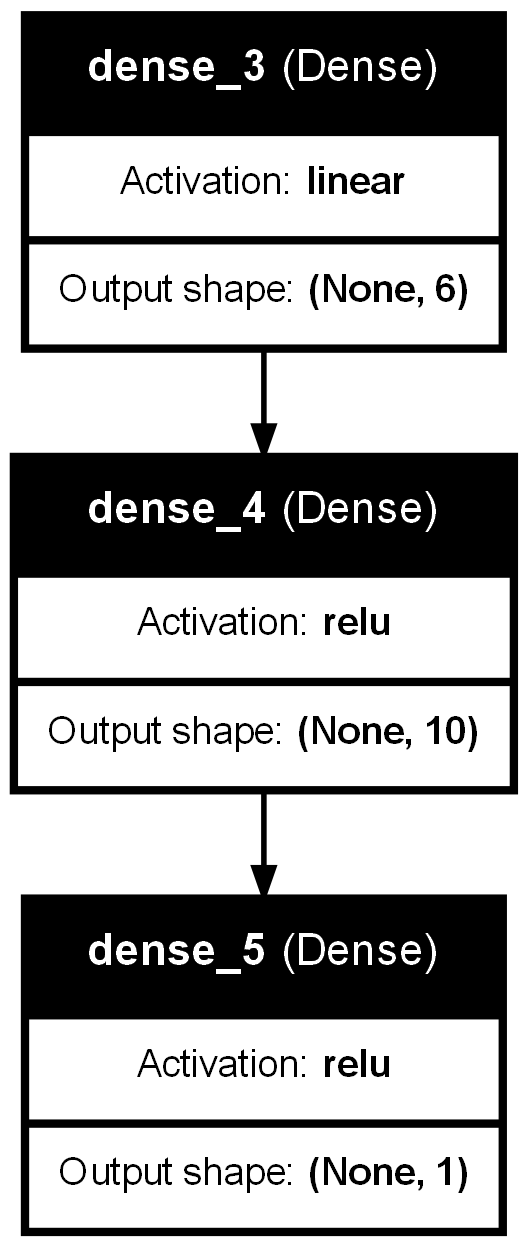

Generate this figure with Python:
# -*- coding: utf-8 -*-
"""
Created on Thu Apr 11 14:25:46 2024

@author: Sergio José Aguas Montaño - 217815601

Actividad: p2.2.ANN.Keras
"""

#import tensorflow as tf
#print(tf.__version__)

#Librerias
import pandas as pd
#scikit-learn
from sklearn.preprocessing import LabelEncoder, OneHotEncoder, StandardScaler
from sklearn.compose import ColumnTransformer
from sklearn.model_selection import train_test_split

#Dataset
df_Bank = pd.read_csv('Datasets/Bank.csv')

X = df_Bank.iloc[:,3:13].values
Y = df_Bank.iloc[:,13]

#Preprocesamiento
#Dummies
X[:,1] = LabelEncoder().fit_transform(X[:,1])
X[:,2] = LabelEncoder().fit_transform(X[:,2])

one = ColumnTransformer(
    [('one_hot_encoder',OneHotEncoder(categories='auto'),[1])],
    remainder='passthrough'
    )

X = one.fit_transform(X)
X = X[:,1:]

#Escalado
X = StandardScaler().fit_transform(X)

#Split
X_train, X_test, Y_train, Y_test = train_test_split(X,Y,
                                                    test_size=0.2,
                                                    random_state=10)

#Modelo ANN
from keras.models import Sequential
from keras.layers import Dense

ann = Sequential()

#Capa de entrada
ann.add(
        Dense(units = 6,
              kernel_initializer='uniform',
              #Numero de variables que van a entrar
              input_dim = 11)
        ) #Agregarcapas

#Capa oculta
ann.add(
        Dense(units = 10,
              kernel_initializer='uniform',
              activation = 'relu')
        )

#Capa salida
ann.add(
        Dense(units = 1,
              activation = 'relu',
              kernel_initializer='uniform')
        )

#Entrenar
ann.compile(optimizer = 'adam',
            loss = 'binary_crossentropy',
            metrics = ['accuracy'])
ann.fit(X_train, Y_train,
        epochs = 15,
        batch_size = 15)

#Guardar el modelo
from keras.models import load_model
ann.save('p2.2.ANN.Keras.h5')

modelo = load_model('p2.2.ANN.Keras.h5')

#Prediccion
Y_pred = modelo.predict(X_test)
Y_pred = (Y_pred > 0.5)

#Visualizar la arquitectura de la red neuronal
from keras.utils import plot_model
plot_model(modelo,
           to_file='p2.2.ANN.Keras.png',
           show_shapes = True,
           show_layer_activations=True,
           show_layer_names=True,
           )

from sklearn.metrics import confusion_matrix

# Construir la matriz de confusión
cm = confusion_matrix(Y_test, Y_pred)

# Mostrar la matriz de confusión
print("Matriz de Confusión:")
print(cm)

## La siguientes modificaciones son a base de prueba y error, ya que acorde a la cantidad de 
## capas y el tipo de funciín que tenga el perceptrón es el resultado que nos dará, entonces
## se hacen ajustes automáticos hasta obtener mejores resultado, tomando en cuenta la siguiente
## página que explica la función, ejemplo en python y ventajas y desventajas de cada uno:
## https://jahazielponce.com/funciones-de-activacion-y-como-puedes-crear-la-tuya-usando-python-r-y-tensorflow/

## Primero: Modificando la capa oculta poniendo 10 unidades
## Segundo: Modificar la capa de activación a "Relu" tanto en la capa oculta como la final
## usando relu por su eficiencia en modelos de aprendizaje profundo
## Tercero: Cada vez que se quiera entrenar el modelo volver a cargar todo el archivo, sino
## la precisión puede llegar a bajar hasta 0.79 de nuevo

